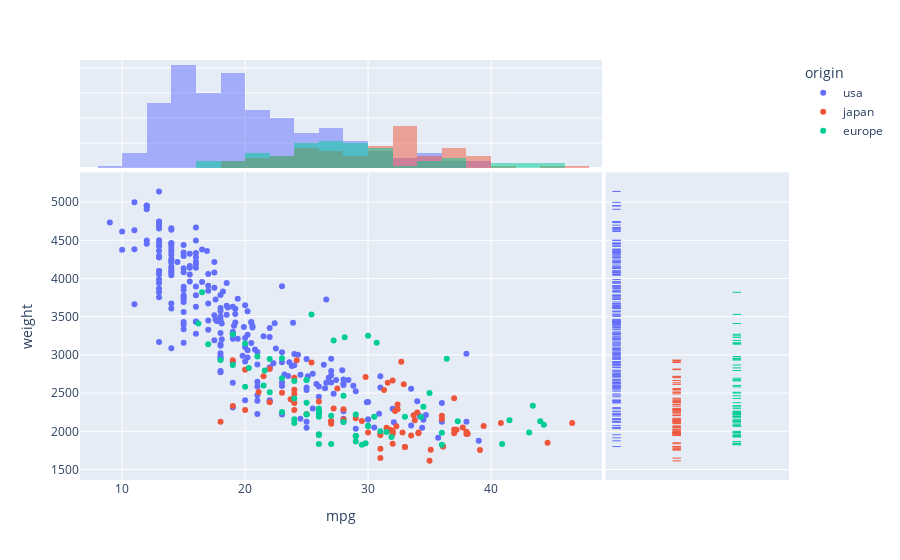

Notebook code cell kept with this figure:
### Code cell
px.scatter(df, x='mpg', y='weight', color='origin', marginal_x='histogram', marginal_y='rug')

### Figure 1 — Plotly figure (JSON) as saved in the notebook; plotly's stock layout.template omitted (floating-point values rounded to 4 significant figures; data arrays with more than 128 entries replaced by an {"elided": "..."} marker saying what was removed)
{"data": [{"hovertemplate": "origin=usa<br>mpg=%{x}<br>weight=%{y}<extra></extra>", "legendgroup": "usa", "marker": {"color": "#636efa", "symbol": "circle"}, "mode": "markers", "name": "usa", "orientation": "v", "showlegend": true, "type": "scatter", "x": {"elided": "249 float values"}, "xaxis": "x", "y": {"elided": "249 int values"}, "yaxis": "y"}, {"alignmentgroup": "True", "bingroup": "x", "hovertemplate": "origin=usa<br>mpg=%{x}<br>count=%{y}<extra></extra>", "legendgroup": "usa", "marker": {"color": "#636efa"}, "name": "usa", "offsetgroup": "usa", "opacity": 0.5, "showlegend": false, "type": "histogram", "x": {"elided": "249 float values"}, "xaxis": "x3", "yaxis": "y3"}, {"alignmentgroup": "True", "boxpoints": "all", "fillcolor": "rgba(255,255,255,0)", "hoveron": "points", "hovertemplate": "origin=usa<br>weight=%{y}<extra></extra>", "jitter": 0, "legendgroup": "usa", "line": {"color": "rgba(255,255,255,0)"}, "marker": {"color": "#636efa", "symbol": "line-ew-open"}, "name": "usa", "offsetgroup": "usa", "showlegend": false, "type": "box", "xaxis": "x2", "y": {"elided": "249 int values"}, "yaxis": "y2"}, {"hovertemplate": "origin=japan<br>mpg=%{x}<br>weight=%{y}<extra></extra>", "legendgroup": "japan", "marker": {"color": "#EF553B", "symbol": "circle"}, "mode": "markers", "name": "japan", "orientation": "v", "showlegend": true, "type": "scatter", "x": [24, 27, 27, 25, 31, 35, 24, 19, 28, 23, 27, 20, 22, 18, 20, 31, 32, 31, 32, 24, 26, 29, 24, 24, 33, 33, 32, 28, 19, 31.5, 33.5, 26, 30, 22, 21.5, 32.8, 39.4, 36.1, 27.5, 27.2, 21.1, 23.9, 29.5, 34.1, 31.8, 38.1, 37.2, 29.8, 31.3, 37, 32.2, 46.6, 40.8, 44.6, 33.8, 32.7, 23.7, 32.4, 39.1, 35.1, 32.3, 37, 37.7, 34.1, 33.7, 32.4, 32.9, 31.6, 25.4, 24.2, 37, 31, 36, 36, 34, 38, 32, 38, 32], "xaxis": "x", "y": [2372, 2130, 2130, 2228, 1773, 1613, 2278, 2330, 2288, 2506, 2100, 2279, 2379, 2124, 2807, 1950, 1836, 1649, 2003, 2489, 2391, 2171, 2702, 2545, 1795, 1795, 1990, 2155, 2930, 2045, 1945, 2265, 1985, 2815, 2720, 1985, 2070, 1800, 2560, 2300, 2515, 2405, 2135, 1975, 2020, 1968, 2019, 2711, 2542, 2434, 2265, 2110, 2110, 1850, 2145, 2910, 2420, 2290, 1755, 1760, 2065, 1975, 2050, 1985, 2210, 2350, 2615, 2635, 2900, 2930, 2025, 1970, 2160, 2205, 2245, 1965, 1965, 1995, 2665], "yaxis": "y"}, {"alignmentgroup": "True", "bingroup": "x", "hovertemplate": "origin=japan<br>mpg=%{x}<br>count=%{y}<extra></extra>", "legendgroup": "japan", "marker": {"color": "#EF553B"}, "name": "japan", "offsetgroup": "japan", "opacity": 0.5, "showlegend": false, "type": "histogram", "x": [24, 27, 27, 25, 31, 35, 24, 19, 28, 23, 27, 20, 22, 18, 20, 31, 32, 31, 32, 24, 26, 29, 24, 24, 33, 33, 32, 28, 19, 31.5, 33.5, 26, 30, 22, 21.5, 32.8, 39.4, 36.1, 27.5, 27.2, 21.1, 23.9, 29.5, 34.1, 31.8, 38.1, 37.2, 29.8, 31.3, 37, 32.2, 46.6, 40.8, 44.6, 33.8, 32.7, 23.7, 32.4, 39.1, 35.1, 32.3, 37, 37.7, 34.1, 33.7, 32.4, 32.9, 31.6, 25.4, 24.2, 37, 31, 36, 36, 34, 38, 32, 38, 32], "xaxis": "x3", "yaxis": "y3"}, {"alignmentgroup": "True", "boxpoints": "all", "fillcolor": "rgba(255,255,255,0)", "hoveron": "points", "hovertemplate": "origin=japan<br>weight=%{y}<extra></extra>", "jitter": 0, "legendgroup": "japan", "line": {"color": "rgba(255,255,255,0)"}, "marker": {"color": "#EF553B", "symbol": "line-ew-open"}, "name": "japan", "offsetgroup": "japan", "showlegend": false, "type": "box", "xaxis": "x2", "y": [2372, 2130, 2130, 2228, 1773, 1613, 2278, 2330, 2288, 2506, 2100, 2279, 2379, 2124, 2807, 1950, 1836, 1649, 2003, 2489, 2391, 2171, 2702, 2545, 1795, 1795, 1990, 2155, 2930, 2045, 1945, 2265, 1985, 2815, 2720, 1985, 2070, 1800, 2560, 2300, 2515, 2405, 2135, 1975, 2020, 1968, 2019, 2711, 2542, 2434, 2265, 2110, 2110, 1850, 2145, 2910, 2420, 2290, 1755, 1760, 2065, 1975, 2050, 1985, 2210, 2350, 2615, 2635, 2900, 2930, 2025, 1970, 2160, 2205, 2245, 1965, 1965, 1995, 2665], "yaxis": "y2"}, {"hovertemplate": "origin=europe<br>mpg=%{x}<br>weight=%{y}<extra></extra>", "legendgroup": "europe", "marker": {"color": "#00cc96", "symbol": "circle"}, "mode": "markers", "name": "europe", "orientation": "v", "showlegend": true, "type": "scatter", "x": [26, 25, 24, 25, 26, 28, 30, 30, 27, 23, 18, 22, 21, 26, 26, 26, 29, 24, 20, 19, 24, 29, 26, 26, 24, 26, 31, 25, 29, 23, 23, 22, 25, 28, 25, 27, 29, 29.5, 20, 19, 16.5, 36, 29, 30.5, 21.5, 43.1, 20.3, 17, 21.6, 16.2, 31.5, 31.9, 25.4, 27.2, 37.3, 41.5, 34.3, 44.3, 43.4, 36.4, 30, 40.9, 29.8, 35, 33, 34.5, 28.1, 30.7, 36, 44], "xaxis": "x", "y": [1835, 2672, 2430, 2375, 2234, 2123, 2074, 2065, 1834, 2254, 2933, 2511, 2979, 2189, 1950, 2265, 1867, 2158, 2582, 2868, 2660, 2219, 1963, 2300, 2108, 2246, 2000, 2223, 1937, 2694, 2957, 2945, 2671, 2464, 2220, 2202, 1937, 1825, 3150, 3270, 3820, 1825, 1940, 2190, 2600, 1985, 2830, 3140, 2795, 3410, 1990, 1925, 3530, 3190, 2130, 2144, 2188, 2085, 2335, 2950, 3250, 1835, 1845, 2500, 2190, 2320, 3230, 3160, 1980, 2130], "yaxis": "y"}, {"alignmentgroup": "True", "bingroup": "x", "hovertemplate": "origin=europe<br>mpg=%{x}<br>count=%{y}<extra></extra>", "legendgroup": "europe", "marker": {"color": "#00cc96"}, "name": "europe", "offsetgroup": "europe", "opacity": 0.5, "showlegend": false, "type": "histogram", "x": [26, 25, 24, 25, 26, 28, 30, 30, 27, 23, 18, 22, 21, 26, 26, 26, 29, 24, 20, 19, 24, 29, 26, 26, 24, 26, 31, 25, 29, 23, 23, 22, 25, 28, 25, 27, 29, 29.5, 20, 19, 16.5, 36, 29, 30.5, 21.5, 43.1, 20.3, 17, 21.6, 16.2, 31.5, 31.9, 25.4, 27.2, 37.3, 41.5, 34.3, 44.3, 43.4, 36.4, 30, 40.9, 29.8, 35, 33, 34.5, 28.1, 30.7, 36, 44], "xaxis": "x3", "yaxis": "y3"}, {"alignmentgroup": "True", "boxpoints": "all", "fillcolor": "rgba(255,255,255,0)", "hoveron": "points", "hovertemplate": "origin=europe<br>weight=%{y}<extra></extra>", "jitter": 0, "legendgroup": "europe", "line": {"color": "rgba(255,255,255,0)"}, "marker": {"color": "#00cc96", "symbol": "line-ew-open"}, "name": "europe", "offsetgroup": "europe", "showlegend": false, "type": "box", "xaxis": "x2", "y": [1835, 2672, 2430, 2375, 2234, 2123, 2074, 2065, 1834, 2254, 2933, 2511, 2979, 2189, 1950, 2265, 1867, 2158, 2582, 2868, 2660, 2219, 1963, 2300, 2108, 2246, 2000, 2223, 1937, 2694, 2957, 2945, 2671, 2464, 2220, 2202, 1937, 1825, 3150, 3270, 3820, 1825, 1940, 2190, 2600, 1985, 2830, 3140, 2795, 3410, 1990, 1925, 3530, 3190, 2130, 2144, 2188, 2085, 2335, 2950, 3250, 1835, 1845, 2500, 2190, 2320, 3230, 3160, 1980, 2130], "yaxis": "y2"}], "layout": {"barmode": "overlay", "legend": {"title": {"text": "origin"}, "tracegroupgap": 0}, "margin": {"t": 60}, "xaxis": {"anchor": "y", "domain": [0, 0.7363], "title": {"text": "mpg"}}, "xaxis2": {"anchor": "y2", "domain": [0.7413, 1], "matches": "x2", "showgrid": false, "showline": false, "showticklabels": false, "ticks": ""}, "xaxis3": {"anchor": "y3", "domain": [0, 0.7363], "matches": "x", "showgrid": true, "showticklabels": false}, "xaxis4": {"anchor": "y4", "domain": [0.7413, 1], "matches": "x2", "showgrid": false, "showline": false, "showticklabels": false, "ticks": ""}, "yaxis": {"anchor": "x", "domain": [0, 0.7326], "title": {"text": "weight"}}, "yaxis2": {"anchor": "x2", "domain": [0, 0.7326], "matches": "y", "showgrid": true, "showticklabels": false}, "yaxis3": {"anchor": "x3", "domain": [0.7426, 1], "matches": "y3", "showgrid": true, "showline": false, "showticklabels": false, "ticks": ""}, "yaxis4": {"anchor": "x4", "domain": [0.7426, 1], "matches": "y3", "showgrid": true, "showline": false, "showticklabels": false, "ticks": ""}}}
